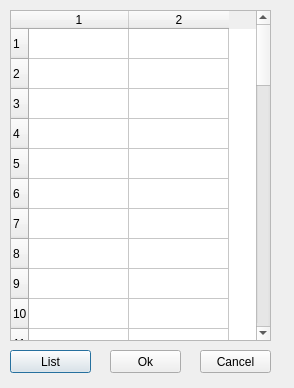
<?xml version="1.0" encoding="UTF-8"?>
<ui version="4.0">
 <class>Dialog</class>
 <widget class="QDialog" name="Dialog">
  <property name="geometry">
   <rect>
    <x>0</x>
    <y>0</y>
    <width>294</width>
    <height>388</height>
   </rect>
  </property>
  <property name="windowTitle">
   <string>com settings</string>
  </property>
  <widget class="QTableWidget" name="tableWidget">
   <property name="geometry">
    <rect>
     <x>10</x>
     <y>10</y>
     <width>261</width>
     <height>331</height>
    </rect>
   </property>
   <property name="rowCount">
    <number>50</number>
   </property>
   <property name="columnCount">
    <number>2</number>
   </property>
   <row/>
   <row/>
   <row/>
   <row/>
   <row/>
   <row/>
   <row/>
   <row/>
   <row/>
   <row/>
   <row/>
   <row/>
   <row/>
   <row/>
   <row/>
   <row/>
   <row/>
   <row/>
   <row/>
   <row/>
   <row/>
   <row/>
   <row/>
   <row/>
   <row/>
   <row/>
   <row/>
   <row/>
   <row/>
   <row/>
   <row/>
   <row/>
   <row/>
   <row/>
   <row/>
   <row/>
   <row/>
   <row/>
   <row/>
   <row/>
   <row/>
   <row/>
   <row/>
   <row/>
   <row/>
   <row/>
   <row/>
   <row/>
   <row/>
   <row/>
   <column/>
   <column/>
  </widget>
  <widget class="QPushButton" name="autocheckButton">
   <property name="geometry">
    <rect>
     <x>10</x>
     <y>350</y>
     <width>81</width>
     <height>23</height>
    </rect>
   </property>
   <property name="text">
    <string>List</string>
   </property>
  </widget>
  <widget class="QPushButton" name="Canclebutton">
   <property name="geometry">
    <rect>
     <x>200</x>
     <y>350</y>
     <width>71</width>
     <height>23</height>
    </rect>
   </property>
   <property name="text">
    <string>Cancel</string>
   </property>
  </widget>
  <widget class="QPushButton" name="OkButton">
   <property name="geometry">
    <rect>
     <x>110</x>
     <y>350</y>
     <width>71</width>
     <height>23</height>
    </rect>
   </property>
   <property name="text">
    <string>Ok</string>
   </property>
  </widget>
 </widget>
 <resources/>
 <connections/>
</ui>
